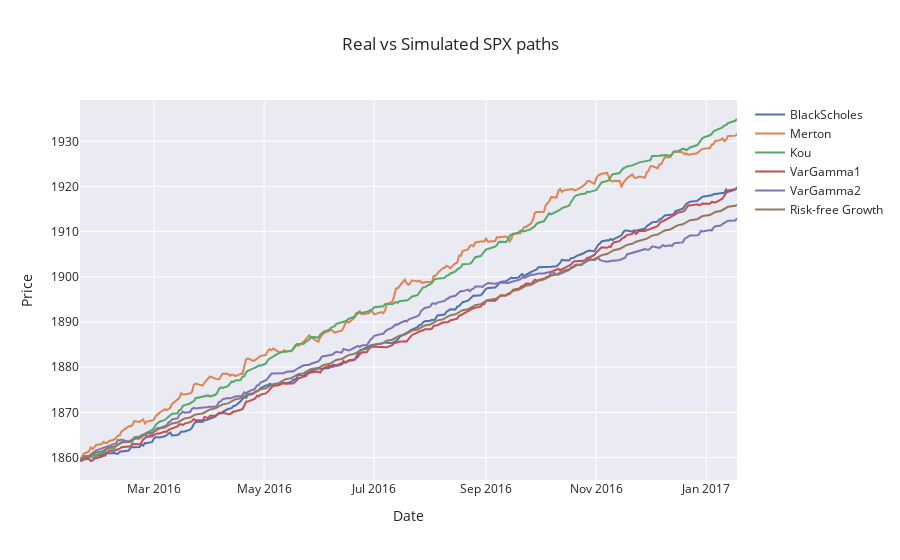

Here is the notebook cell this chart was saved with:
### Code cell
# TODO: COSA è LA DERIVA VERSO IL BASSO? controlla formule

St = S0 * np.exp(r * T)
print(St)

# Calculate the daily growth factor
daily_growth_factor = np.exp(r / days)

# Calculate the growth of prices day by day
St = S0 * np.cumprod(np.full(days, daily_growth_factor))

fig1 = go.Figure()
for column in daily_avg.columns:
    fig1.add_trace(go.Scatter(x=spx_data.loc[0:251, 'Date'], y=daily_avg[column], name=column))
fig1.add_trace(go.Scatter(x = spx_data.loc[0:251, 'Date'], y = St, name='Risk-free Growth'))

# Update the layout
fig1.update_layout(
    xaxis_title='Date',
    yaxis_title='Price',
    title = 'Real vs Simulated SPX paths',
    showlegend=True
)

# Show the plot
pio.show(fig1)

### MERTON DRIFT!!!
### CAPIRE KOU e VG come aggiustare drift

### Figure 1 — Plotly figure (JSON) as saved in the notebook; plotly's stock layout.template omitted (floating-point values rounded to 4 significant figures; data arrays with more than 128 entries replaced by an {"elided": "..."} marker saying what was removed)
{"data": [{"name": "BlackScholes", "x": {"elided": "252 str values"}, "y": {"elided": "252 float values"}, "type": "scatter"}, {"name": "Merton", "x": {"elided": "252 str values"}, "y": {"elided": "252 float values"}, "type": "scatter"}, {"name": "Kou", "x": {"elided": "252 str values"}, "y": {"elided": "252 float values"}, "type": "scatter"}, {"name": "VarGamma1", "x": {"elided": "252 str values"}, "y": {"elided": "252 float values"}, "type": "scatter"}, {"name": "VarGamma2", "x": {"elided": "252 str values"}, "y": {"elided": "252 float values"}, "type": "scatter"}, {"name": "Risk-free Growth", "x": {"elided": "252 str values"}, "y": {"elided": "252 float values"}, "type": "scatter"}], "layout": {"xaxis": {"title": {"text": "Date"}}, "yaxis": {"title": {"text": "Price"}}, "title": {"text": "Real vs Simulated SPX paths"}, "showlegend": true}}
